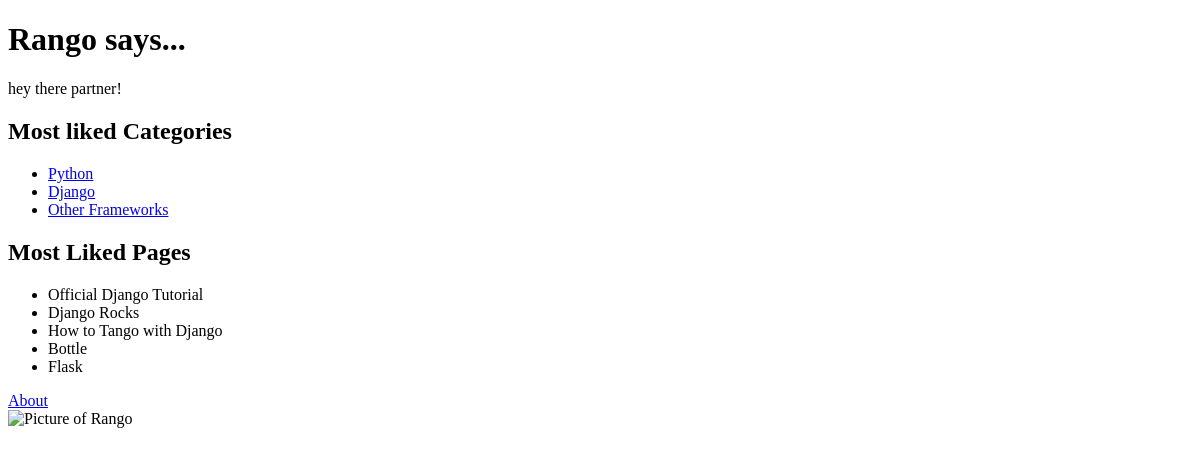
Before: / with the older database file.
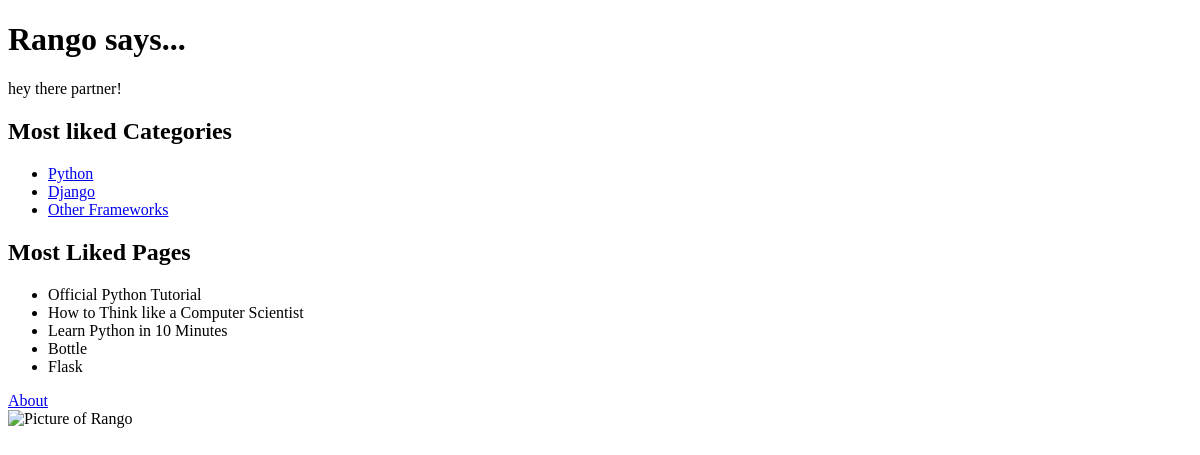
After: the same page with the newer database file.
### rango/models.py (models this page shows, shortened)
class Category(models.Model):
    name = models.CharField(max_length=128, unique=True)
    views = models.IntegerField(default=0)
    likes = models.IntegerField(default=0)
    slug = models.SlugField(unique=True)
    class Meta:
        verbose_name_plural = 'Categories'

class Page(models.Model):
    category = models.ForeignKey(Category)
    title = models.CharField(max_length=128)
    url = models.URLField()
    views = models.IntegerField(default=0)

### rango/views.py (the view)
# urls.py: url(r'^$', views.index, name='index'),
def index(request):
    category_list = Category.objects.order_by('-likes')[:5]
    page_list = Page.objects.order_by('-views')[:5]
    context_dict = {'categories': category_list, 'pages': page_list}
    return render(request, 'rango/index.html', context=context_dict)

### templates/rango/index.html (shortened to what this page needs)
<!DOCTYPE html>
{% load staticfiles %}
<html>
  <head>
  </head>
  <body>
    <h1>Rango says...</h1>
    <div>hey there partner!</div>
    <div>
    {% if categories %}
    <h2>Most liked Categories</h2>
    <ul>
      {% for category in categories %}
        <li><a href="/rango/category/{{ category.slug }}">{{ category.name }}</a></li>
      {% endfor %}
    </ul>
    {% else %}
      <strong>There are no categories present.</strong>
    {% endif %}
    </div>
    <div>
    {% if pages %}
    <h2>Most Liked Pages</h2>
    <ul>
      {% for page in pages %}
        <li>{{ page.title }}</li>
      {% endfor %}
    </ul>
    {% else %}
      <strong>There anre no pages present.</strong>
    {% endif %}
    </div>
      <a href="/rango/about/">About</a><br />
      <img src="{% static "images/rango.jpg" %}" alt="Picture of Rango" />
  </body>
</html>

Changed rows visible on the page:
removed Page: title "Official Django Tutorial"
removed Page: title "Django Rocks"
removed Page: title "How to Tango with Django"
added Page: title "Official Python Tutorial"
added Page: title "How to Think like a Computer Scientist"
added Page: title "Learn Python in 10 Minutes"
